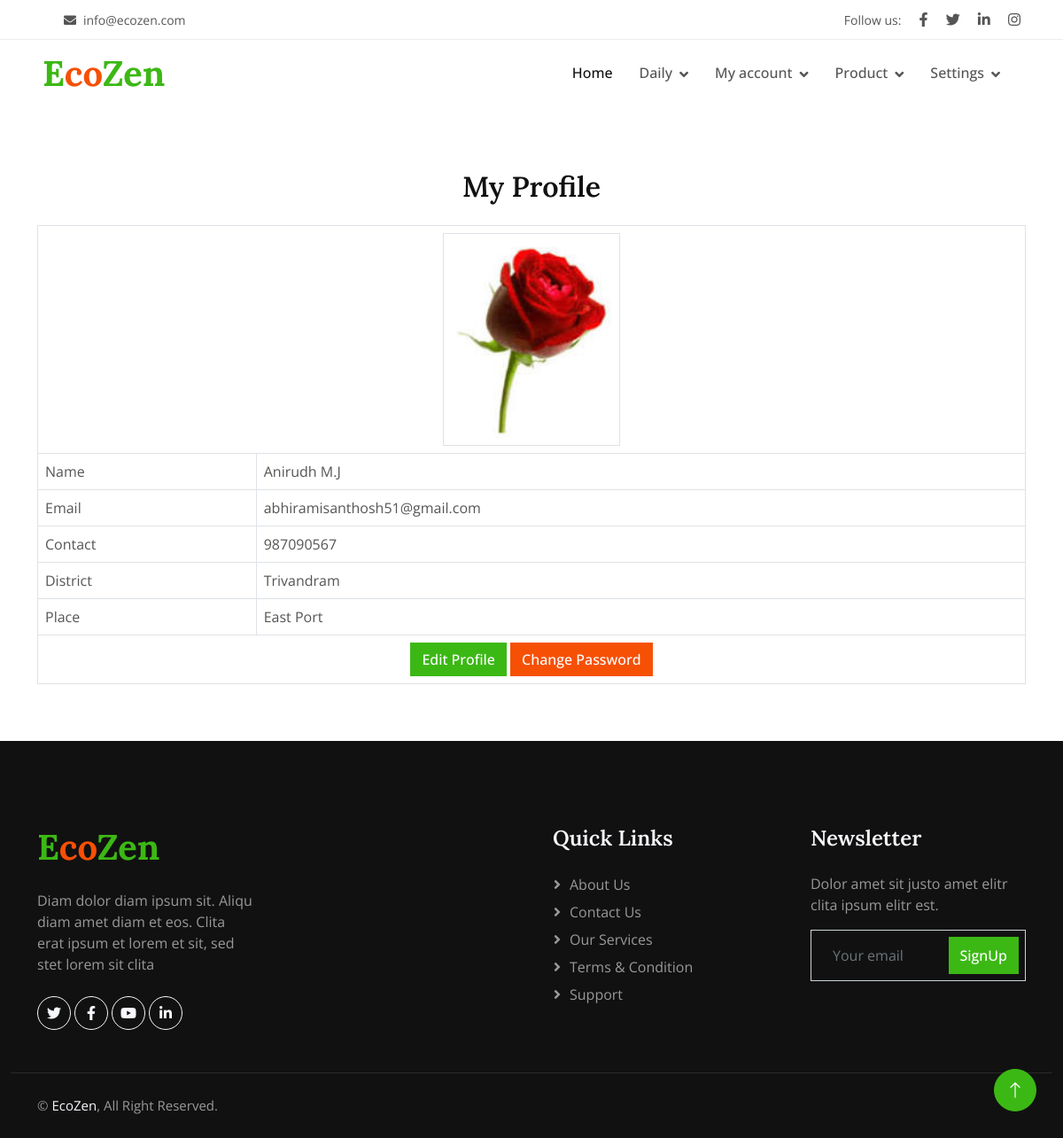
/Project/Seller/MyProfile.php (signed in), run on the app's committed database.
### tables this page shows
CREATE TABLE `tbl_seller` (
  `seller_id` int(11) NOT NULL,
  `seller_name` varchar(60) NOT NULL,
  `seller_contact` varchar(60) NOT NULL,
  `seller_email` varchar(100) NOT NULL,
  `seller_proof` varchar(60) NOT NULL,
  `seller_status` int(11) NOT NULL DEFAULT 0,
  `place_id` int(11) NOT NULL,
  `seller_gender` varchar(60) NOT NULL,
  `seller_image` varchar(60) NOT NULL,
  `seller_password` varchar(60) NOT NULL,
  `seller_address` varchar(1000) NOT NULL
);

CREATE TABLE `tbl_district` (
  `district_id` int(11) NOT NULL,
  `district_name` varchar(60) NOT NULL
);

CREATE TABLE `tbl_place` (
  `place_id` int(60) NOT NULL,
  `place_name` varchar(60) NOT NULL,
  `place_pincode` varchar(60) NOT NULL,
  `district_id` int(11) NOT NULL
);

### Project/Seller/MyProfile.php (the view, shortened to what this page needs)
<?php
include("../Assets/Connection/Connection.php");
include("Head.php");
$sellerid = $_SESSION['sid'];
$selSeller = "SELECT * FROM tbl_seller WHERE seller_id = ".$sellerid;
$resSeller = $con->query($selSeller);
$data = $resSeller->fetch_assoc();
?>
<div class="container mt-5">
    <h2 class="text-center mb-4">My Profile</h2>
    <form id="form1" name="form1" method="POST" action="">
        <div class="table-responsive">
            <table class="table table-bordered table-hover">
                <tr>
                    <td colspan="2" align="center">
                        <img src="../Assets/Files/NewUser/<?php echo $data['seller_image'];?>" width="200" height="200" class="img-thumbnail" alt="Profile Image">
                    </td>
                </tr>
                <tr>
                    <td>Name</td>
                    <td><?php echo $data['seller_name'];?></td>
                </tr>
                <tr>
                    <td>Email</td>
                    <td><?php echo $data['seller_email'];?></td>
                </tr>
                <tr>
                    <td>Contact</td>
                    <td><?php echo $data['seller_contact'];?></td>
                </tr>
                <?php
                $selQry = "SELECT * FROM tbl_seller s
                            INNER JOIN tbl_place p ON s.place_id = p.place_id
                            INNER JOIN tbl_district d ON p.district_id = d.district_id
                            WHERE s.seller_id = ".$sellerid;
                $result = $con->query($selQry);
                $placeData = $result->fetch_assoc();
                ?>
                <tr>
                    <td>District</td>
                    <td><?php echo $placeData['district_name'];?></td>
                </tr>
                <tr>
                    <td>Place</td>
                    <td><?php echo $placeData['place_name'];?></td>
                </tr>
                <tr>
                    <td colspan="2" align="center">
                        <a href="Editprofile.php" class="btn btn-primary">Edit Profile</a>
                        <a href="Changepassword.php" class="btn btn-secondary">Change Password</a>
                    </td>
                </tr>
            </table>
        </div>
    </form>
</div>
<?php
include("Foot.php");
?>

### Project/Assets/Templates/Main/css/style.css (style rules this page uses)
:root { --primary: #3CB815; --secondary: #F65005; --light: #F7F8FC; --dark: #111111; }
.btn { font-weight: 500; transition: .5s; }
.btn.btn-primary, .btn.btn-secondary, .btn.btn-outline-primary:hover, .btn.btn-outline-secondary:hover { color: #FFFFFF; }

### data on the page
tbl_seller: seller_image (picture), seller_name "Anirudh M.J", seller_email "abhiramisanthosh51@gmail.com", seller_contact "987090567", tbl_district.district_name "Trivandram", place.place_name "East Port"
